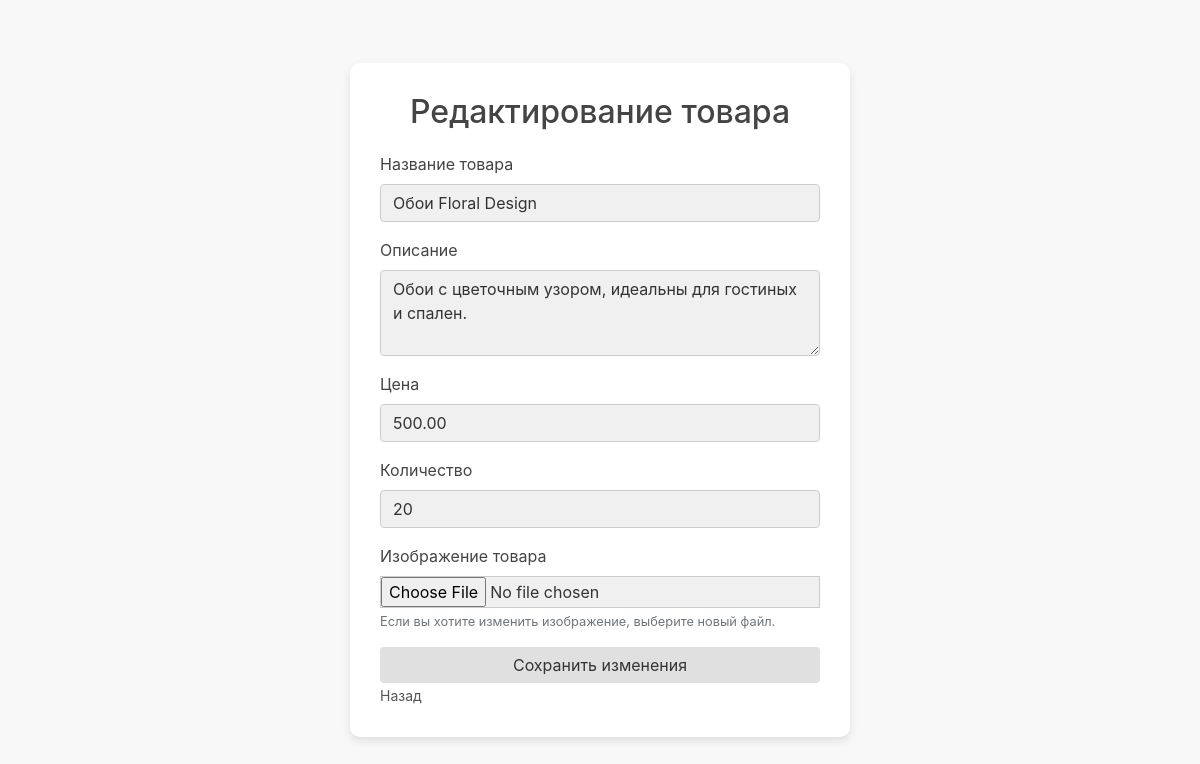
Screenshot of /edit_product.php?id=3 with the database file from the repository.
### tables this page shows
CREATE TABLE `products` (
  `product_id` int NOT NULL,
  `product_name` varchar(255) NOT NULL,
  `category_id` int DEFAULT NULL,
  `description` text,
  `price` decimal(10,2) NOT NULL,
  `stock_quantity` int DEFAULT '0',
  `image_path` varchar(255) DEFAULT NULL
);

### edit_product.php (the view, shortened to what this page needs)
<!DOCTYPE html>
<html lang="ru">
<head>
    <link href="https://stackpath.bootstrapcdn.com/bootstrap/4.5.2/css/bootstrap.min.css" rel="stylesheet">
</head>
<body>
<div class="edit-container">
    <h2>Редактирование товара</h2>
    <?php
    $conn = new mysqli('127.0.0.1', 'root', 'root', 'store_coverings');
    if (isset($_GET['id'])) {
        $product_id = (int)$_GET['id'];
        $sql = "SELECT * FROM products WHERE product_id = ?";
        $stmt = $conn->prepare($sql);
        $stmt->bind_param("i", $product_id);
        $stmt->execute();
        $result = $stmt->get_result();
        if ($result->num_rows > 0) {
            $product = $result->fetch_assoc();
        } else {
            echo "<div class='alert alert-danger'>Товар не найден.</div>";
            exit();
        }
    } else {
        echo "<div class='alert alert-danger'>ID товара не указан.</div>";
        exit();
    }
    ?>
    <form method="post" action="" enctype="multipart/form-data">
        <div class="form-group">
            <label for="product_name">Название товара</label>
            <input type="text" class="form-control" id="product_name" name="product_name" value="<?php echo htmlspecialchars($product['product_name']); ?>" required>
        </div>
        <div class="form-group">
            <label for="description">Описание</label>
            <textarea class="form-control" id="description" name="description" rows="3" required><?php echo htmlspecialchars($product['description']); ?></textarea>
        </div>
        <div class="form-group">
            <label for="price">Цена</label>
            <input type="number" class="form-control" id="price" name="price" value="<?php echo htmlspecialchars($product['price']); ?>" step="0.01" required>
        </div>
        <div class="form-group">
            <label for="stock_quantity">Количество</label>
            <input type="number" class="form-control" id="stock_quantity" name="stock_quantity" value="<?php echo htmlspecialchars($product['stock_quantity']); ?>" required>
        </div>
        <div class="form-group">
            <label for="image_path">Изображение товара</label>
            <input type="file" class="form-control-file" id="image_path" name="image_path">
            <small class="form-text text-muted">Если вы хотите изменить изображение, выберите новый файл.</small>
        </div>
        <button type="submit" class="btn btn-primary">Сохранить изменения</button>
        <a href="admin.php" class="btn-secondary">Назад</a>
    </form>
</div>
</body>
</html>

### edit_product.php (style rules this page uses)
body { display: flex; justify-content: center; align-items: center; min-height: 100vh; margin: 0; background-color: #f8f8f8; color: #333; }
.edit-container { background: #ffffff; padding: 30px; border-radius: 10px; box-shadow: 0 4px 8px rgba(0, 0, 0, 0.1); max-width: 500px; width: 100%; }
.edit-container h2 { text-align: center; margin-bottom: 20px; color: #444; }
.form-group label { color: #444; }
.btn-primary { width: 100%; background-color: #e0e0e0; border: none; color: #333; }
.btn-secondary { display: inline-block; text-align: center; color: #555; text-decoration: none; cursor: pointer; font-size: 14px; padding: 0; border: none; background: none; margin: 0 auto; }
.form-control, .form-control-file { background-color: #f0f0f0; border: 1px solid #ccc; color: #333; }
.form-text { color: #666; }

### rows the page displays
products: product_name "Обои Floral Design", description "Обои с цветочным узором, идеальны для гостиных и спален.", price "500.00", stock_quantity "20"
